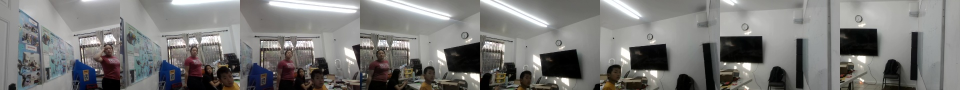
#> input picture room_model/room_contact_sheet.jpg, 1920 x 180 px (shown at 1/2 size)
$ python stitch_room_snapshots.py --folder room_model
#> lines starting #> are read from the running program, lines starting #| are printed output that depends on the picture
"""
Stitch saved camera snapshots into a simple visual room scan.

First run vision_camera_test.py and press s several times while slowly turning.
Or run guided_room_scan.py and follow its prompts.
Then run:
    python stitch_room_snapshots.py
"""

from __future__ import annotations

import argparse
from pathlib import Path

import cv2
import numpy as np


SNAPSHOT_DIR = Path("vision_snapshots")
GUIDED_DIR = Path("guided_room_scan")
OUTPUT_DIR = Path("room_model")
OUTPUT_PATH = OUTPUT_DIR / "room_panorama.jpg"
CONTACT_SHEET_PATH = OUTPUT_DIR / "room_contact_sheet.jpg"


def load_snapshots(folder: Path) -> list[np.ndarray]:
    paths = sorted(folder.glob("*.jpg"))
    images = []

    for path in paths:
        image = read_image(path)
#> in read_image, returned value is the input picture: shape (180, 1920, 3); mean B, G, R 119.8, 121.6, 122.1
        if image is not None:
            images.append(image)

    if len(images) < 2:
        raise RuntimeError(
            f"Need at least 2 snapshots in {folder}. Run guided_room_scan.py and "
            "capture several overlapping photos."
        )

    return images


def read_image(path: Path) -> np.ndarray | None:
    data = np.fromfile(path, dtype=np.uint8)
    if data.size == 0:
        return None
    return cv2.imdecode(data, cv2.IMREAD_COLOR)


def write_image(path: Path, image: np.ndarray) -> bool:
    ext = path.suffix or ".jpg"
    ok, encoded = cv2.imencode(ext, image)
    if not ok:
        return False
    encoded.tofile(path)
    return True


def make_contact_sheet(images: list[np.ndarray]) -> np.ndarray:
    thumbs = []
    thumb_width = 240

    for image in images:
        scale = thumb_width / image.shape[1]
        thumb_height = int(image.shape[0] * scale)
        thumbs.append(cv2.resize(image, (thumb_width, thumb_height)))

    max_height = max(thumb.shape[0] for thumb in thumbs)
    padded = []

    for thumb in thumbs:
        bottom = max_height - thumb.shape[0]
        padded.append(cv2.copyMakeBorder(thumb, 0, bottom, 0, 0, cv2.BORDER_CONSTANT))

    return np.hstack(padded)


def stitch_images(images: list[np.ndarray]) -> tuple[bool, np.ndarray]:
    stitcher = cv2.Stitcher_create(cv2.Stitcher_PANORAMA)
    status, panorama = stitcher.stitch(images)
    return status == cv2.Stitcher_OK, panorama


def parse_args() -> argparse.Namespace:
    parser = argparse.ArgumentParser(description="Stitch room scan snapshots.")
    parser.add_argument(
        "--folder",
        type=Path,
        default=None,
        help="Folder of jpg snapshots. Defaults to guided_room_scan if it has images.",
    )
    return parser.parse_args()


def choose_folder(folder: Path | None) -> Path:
    if folder is not None:
        return folder
    if list(GUIDED_DIR.glob("*.jpg")):
        return GUIDED_DIR
    return SNAPSHOT_DIR


def main() -> None:
    args = parse_args()
    source_folder = choose_folder(args.folder)
    OUTPUT_DIR.mkdir(exist_ok=True)
    images = load_snapshots(source_folder)
#> images = 2 items

    contact_sheet = make_contact_sheet(images)
#> the loop in make_contact_sheet, `for image in images:` made 2 passes
#> (scale, thumb_height) on passes 1 to 2: (0.125, 22), (0.163, 90)
#> in make_contact_sheet, `max_height = max(thumb.shape[0] for thumb in thumbs)`: max_height = 90
#> the loop in make_contact_sheet, `for thumb in thumbs:` made 2 passes
#> bottom on passes 1 to 2: 68, 0
#> after the loop in make_contact_sheet, `for thumb in thumbs:`: padded = 2 items
#> in make_contact_sheet, `return np.hstack(padded)`:
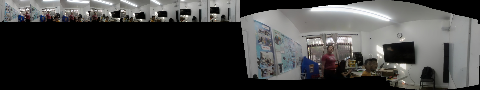
#> returned value: shape (90, 480, 3); mean of channels 0, 1, 2 63.4, 64.3, 64.3; drawn as B, G, R
    write_image(CONTACT_SHEET_PATH, contact_sheet)
#> in write_image, `ok, encoded = cv2.imencode(ext, image)`: encoded = 15184 values, max 255 at index 0, min 0 at index 4, mean 129.5

    stitched, panorama = stitch_images(images)
#> in stitch_images, `status, panorama = stitcher.stitch(images)`: status = 1
#> stitched = False
    if stitched:
        write_image(OUTPUT_PATH, panorama)
        print(f"Saved stitched room scan: {OUTPUT_PATH}")
    else:
        print("Could not stitch a panorama from these snapshots.")
        print("Saved a side-by-side contact sheet instead.")

    print(f"Source folder: {source_folder}")
    print(f"Saved contact sheet: {CONTACT_SHEET_PATH}")


if __name__ == "__main__":
    main()
